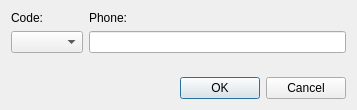
<?xml version="1.0" encoding="UTF-8"?>
<ui version="4.0">
 <class>SpeedDialDialog</class>
 <widget class="QDialog" name="SpeedDialDialog">
  <property name="geometry">
   <rect>
    <x>0</x>
    <y>0</y>
    <width>357</width>
    <height>110</height>
   </rect>
  </property>
  <property name="sizePolicy">
   <sizepolicy hsizetype="Fixed" vsizetype="Fixed">
    <horstretch>0</horstretch>
    <verstretch>0</verstretch>
   </sizepolicy>
  </property>
  <property name="minimumSize">
   <size>
    <width>350</width>
    <height>110</height>
   </size>
  </property>
  <property name="windowTitle">
   <string>Speed Dial</string>
  </property>
  <property name="windowIcon">
   <iconset resource="images.qrc">
    <normaloff>:/images/outcall-logo.png</normaloff>:/images/outcall-logo.png</iconset>
  </property>
  <layout class="QVBoxLayout" name="verticalLayout_3">
   <property name="sizeConstraint">
    <enum>QLayout::SetDefaultConstraint</enum>
   </property>
   <item>
    <layout class="QHBoxLayout" name="horizontalLayout">
     <item>
      <layout class="QVBoxLayout" name="verticalLayout">
       <item>
        <widget class="QLabel" name="codeLabel">
         <property name="text">
          <string>Code:</string>
         </property>
        </widget>
       </item>
       <item>
        <widget class="QComboBox" name="codeBox"/>
       </item>
       <item>
        <spacer name="verticalSpacer">
         <property name="orientation">
          <enum>Qt::Vertical</enum>
         </property>
         <property name="sizeHint" stdset="0">
          <size>
           <width>20</width>
           <height>40</height>
          </size>
         </property>
        </spacer>
       </item>
      </layout>
     </item>
     <item>
      <layout class="QVBoxLayout" name="verticalLayout_2">
       <item>
        <widget class="QLabel" name="phoneLabel">
         <property name="text">
          <string>Phone:</string>
         </property>
        </widget>
       </item>
       <item>
        <widget class="QLineEdit" name="phoneEdit"/>
       </item>
       <item>
        <spacer name="verticalSpacer_2">
         <property name="orientation">
          <enum>Qt::Vertical</enum>
         </property>
         <property name="sizeHint" stdset="0">
          <size>
           <width>20</width>
           <height>40</height>
          </size>
         </property>
        </spacer>
       </item>
      </layout>
     </item>
    </layout>
   </item>
   <item>
    <widget class="QDialogButtonBox" name="buttonBox">
     <property name="sizePolicy">
      <sizepolicy hsizetype="Expanding" vsizetype="Fixed">
       <horstretch>0</horstretch>
       <verstretch>0</verstretch>
      </sizepolicy>
     </property>
     <property name="layoutDirection">
      <enum>Qt::LeftToRight</enum>
     </property>
     <property name="autoFillBackground">
      <bool>false</bool>
     </property>
     <property name="standardButtons">
      <set>QDialogButtonBox::Cancel|QDialogButtonBox::Ok</set>
     </property>
    </widget>
   </item>
  </layout>
 </widget>
 <resources>
  <include location="images.qrc"/>
 </resources>
 <connections/>
</ui>
